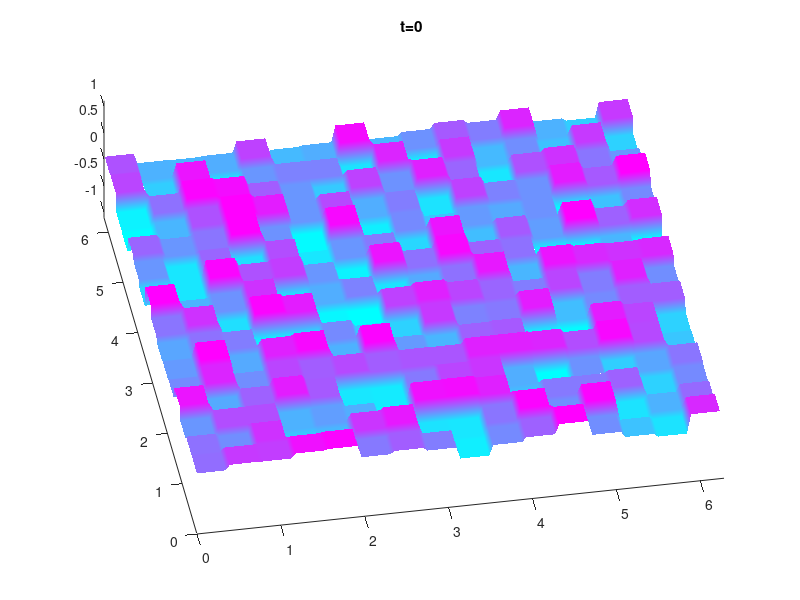

The MATLAB source for this figure: (Note: this script raises an error after producing the figure.)
% ac2d.m, solving u_t=Delta u+u-u^3 by FFT 
n=128; dx=2*pi/n; dy=dx; x=0:dx:2*pi-dx; y=x; [X Y]=meshgrid(x,y); 
nu=0.001; h=0.1; mu=ones(n,n); % holds F-multipliers 
for j1=1:n; k1=j1-n/2-1; % fill multiplier matrix mu as if fft(u) was centered 
    for j2=1:n; k2=j2-n/2-1;ks=k1*k1+k2*k2; mu(j1,j2)=1/(1+nu*ks*h);end
end
mu=fftshift(mu); % now adapt mu to true fft
u0=zeros(n,n); nb=8; % blockwise random IC
for j1=0:n/nb-1 
    for j2=0:n/nb-1
   u0(j1*nb+1:(j1+1)*nb, j2*nb+1:(j2+1)*nb)=0.5*(rand(1,1)-0.5)*ones(nb,nb); 
    end
end
%u0=0.5*(rand(n,n)-0.5);
figure(1);clf; colormap cool; p1=surf(X,Y,u0);shading interp;
axis([0 2*pi 0 2*pi -1.1 1.1]);view(-10,70);grid off; 
tits=['t=0 '];title(tits);
more=1;u=u0; t=0; uf=fft2(u); more=askmore(more);
while more==1 % integration loop
  uf=mu.*(uf+h*fft2(u-u.^3));  u=ifft2(uf); t=t+h;
  %clf; pcolor(x,y,u);shading interp; colorbar;
  clf; p1=surf(X,Y,real(u));
  colormap cool; shading interp;
  axis([0 2*pi 0 2*pi -1.1 1.1]);view(-10,70);grid off; 
  tits=['t=', num2str(t)];title(tits);
  more=askmore(more);
end

